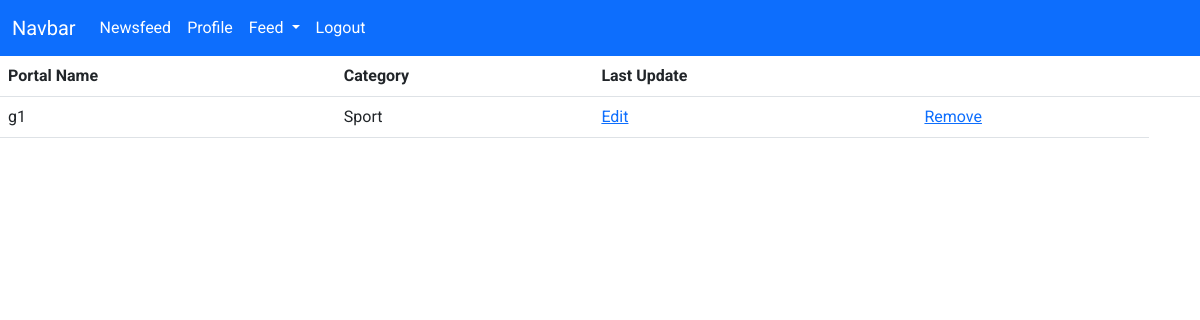
The app's page /feed/list (signed in), older data.
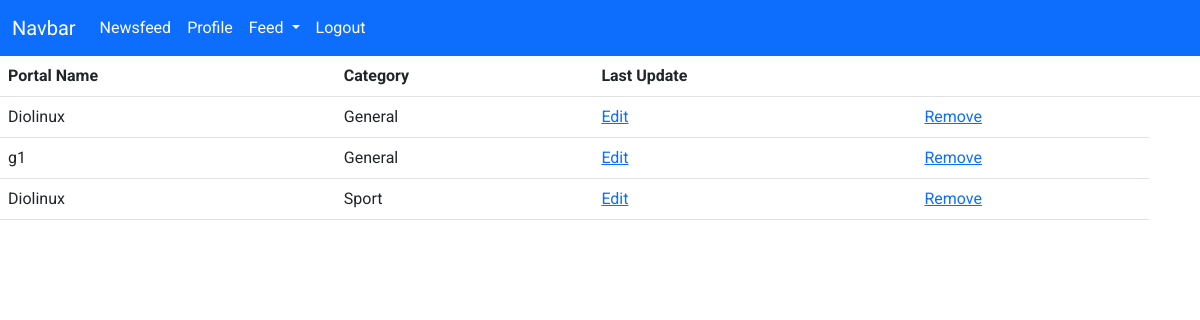
The same page, newer data.
### app/models/Feed.py (models this page shows, shortened)
class Feed(db.Model):
    __tablename__ = 'feeds'
    id = db.Column(db.Integer, primary_key=True)
    portalname = db.Column(db.String, nullable=False)
    url = db.Column(db.String, nullable=False)
    description = db.Column(db.String)
    update_date = db.Column(db.DateTime, nullable=False)

### app/models/List.py (models this page shows, shortened)
class List(db.Model):
    __tablename__ = 'lists'
    id = db.Column(db.Integer, primary_key=True)
    name = db.Column(db.String, nullable=False)
    user_id = db.Column(db.Integer, db.ForeignKey('users.id'))
    user = db.relationship('User', foreign_keys=user_id)

### app/controllers/feed.py (the view)
@app.get("/feed/list")
@login_required
def list_feed():
    smtm = db.select(Feed, List, List_Feed).join(List_Feed.list).join(List_Feed.feed).where(List.user_id == current_user.id)
    feeds = db.session.execute(smtm).all()
    return render_template("feed_list.html", feeds=feeds)

### app/models/User.py (called while the page is built)
    @property
    def is_authenticated(self):
        return True

    @login_manager.user_loader
    def load_user(username):
        return User.query.get(username)

### app/templates/feed_list.html (shortened to what this page needs)
{% extends "layout.html" %}
{% block main %}
<table class="table">
    <thead>
        <tr>
            <th scope="col">Portal Name</th>
            <th scope="col">Category</th>
            <th scope="col">Last Update</th>
            <th scope="col"></th>
            <th scope="col"></th>
        </tr>
    </thead>
    <tbody>
        {% for feed in feeds %}
        <tr>
            <td>{{ feed[0].portalname }}</td>
            <td>{{ feed[1].name }}</td>
            <td><a href="/feed/edit/{{feed[2].id}}">Edit</a></td>
            <td><a href="/feed/remove/{{feed[2].id}}">Remove</a></td>
        </tr>
        {% endfor %}
    </tbody>
</table>
{% endblock %}

Row changes from the older to the newer data that the page shows:
now on one of the page's lists (row edited): Feed: portalname "Diolinux", name "Sport"
changed Feed "Sport": portalname "g1" → "Diolinux"; name "Sport" → "General"
now on this page (row edited): Feed: portalname "g1", name "General"
